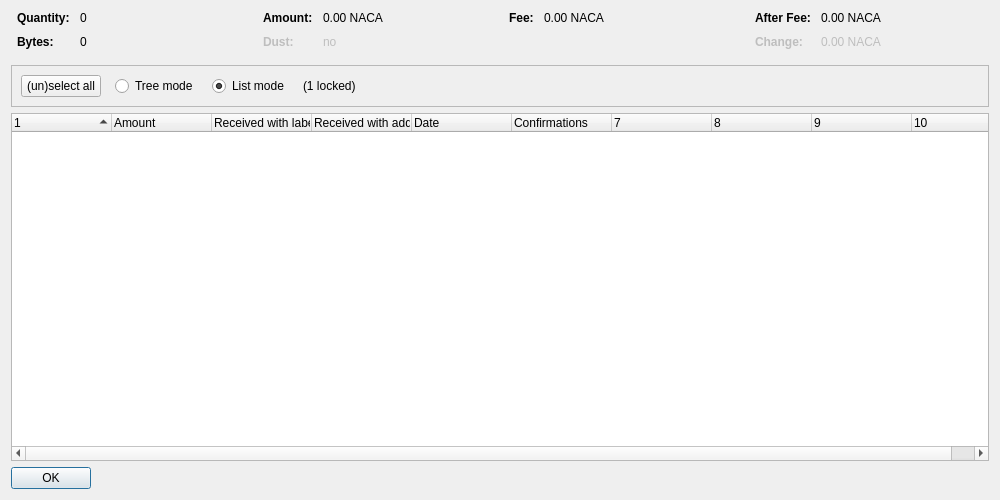
<?xml version="1.0" encoding="UTF-8"?>
<ui version="4.0">
 <class>CoinControlDialog</class>
 <widget class="QDialog" name="CoinControlDialog">
  <property name="geometry">
   <rect>
    <x>0</x>
    <y>0</y>
    <width>1000</width>
    <height>500</height>
   </rect>
  </property>
  <property name="windowTitle">
   <string>Coin Selection</string>
  </property>
  <layout class="QVBoxLayout" name="verticalLayout">
   <item>
    <layout class="QHBoxLayout" name="horizontalLayoutTop" stretch="0,0,0,0">
     <property name="topMargin">
      <number>0</number>
     </property>
     <property name="bottomMargin">
      <number>10</number>
     </property>
     <item>
      <layout class="QFormLayout" name="formLayoutCoinControl1">
       <property name="horizontalSpacing">
        <number>10</number>
       </property>
       <property name="verticalSpacing">
        <number>10</number>
       </property>
       <property name="leftMargin">
        <number>6</number>
       </property>
       <property name="rightMargin">
        <number>6</number>
       </property>
       <item row="0" column="0">
        <widget class="QLabel" name="labelCoinControlQuantityText">
         <property name="font">
          <font>
           <weight>75</weight>
           <bold>true</bold>
          </font>
         </property>
         <property name="text">
          <string>Quantity:</string>
         </property>
        </widget>
       </item>
       <item row="0" column="1">
        <widget class="QLabel" name="labelCoinControlQuantity">
         <property name="cursor">
          <cursorShape>IBeamCursor</cursorShape>
         </property>
         <property name="contextMenuPolicy">
          <enum>Qt::ActionsContextMenu</enum>
         </property>
         <property name="text">
          <string notr="true">0</string>
         </property>
         <property name="textInteractionFlags">
          <set>Qt::LinksAccessibleByMouse|Qt::TextSelectableByKeyboard|Qt::TextSelectableByMouse</set>
         </property>
        </widget>
       </item>
       <item row="1" column="0">
        <widget class="QLabel" name="labelCoinControlBytesText">
         <property name="font">
          <font>
           <weight>75</weight>
           <bold>true</bold>
          </font>
         </property>
         <property name="text">
          <string>Bytes:</string>
         </property>
        </widget>
       </item>
       <item row="1" column="1">
        <widget class="QLabel" name="labelCoinControlBytes">
         <property name="cursor">
          <cursorShape>IBeamCursor</cursorShape>
         </property>
         <property name="contextMenuPolicy">
          <enum>Qt::ActionsContextMenu</enum>
         </property>
         <property name="text">
          <string notr="true">0</string>
         </property>
         <property name="textInteractionFlags">
          <set>Qt::LinksAccessibleByMouse|Qt::TextSelectableByKeyboard|Qt::TextSelectableByMouse</set>
         </property>
        </widget>
       </item>
      </layout>
     </item>
     <item>
      <layout class="QFormLayout" name="formLayoutCoinControl2">
       <property name="horizontalSpacing">
        <number>10</number>
       </property>
       <property name="verticalSpacing">
        <number>10</number>
       </property>
       <property name="leftMargin">
        <number>6</number>
       </property>
       <property name="rightMargin">
        <number>6</number>
       </property>
       <item row="0" column="0">
        <widget class="QLabel" name="labelCoinControlAmountText">
         <property name="font">
          <font>
           <weight>75</weight>
           <bold>true</bold>
          </font>
         </property>
         <property name="text">
          <string>Amount:</string>
         </property>
        </widget>
       </item>
       <item row="0" column="1">
        <widget class="QLabel" name="labelCoinControlAmount">
         <property name="cursor">
          <cursorShape>IBeamCursor</cursorShape>
         </property>
         <property name="contextMenuPolicy">
          <enum>Qt::ActionsContextMenu</enum>
         </property>
         <property name="text">
          <string notr="true">0.00 NACA</string>
         </property>
         <property name="textInteractionFlags">
          <set>Qt::LinksAccessibleByMouse|Qt::TextSelectableByKeyboard|Qt::TextSelectableByMouse</set>
         </property>
        </widget>
       </item>
       <item row="1" column="0">
        <widget class="QLabel" name="labelCoinControlLowOutputText">
         <property name="enabled">
          <bool>false</bool>
         </property>
         <property name="font">
          <font>
           <weight>75</weight>
           <bold>true</bold>
          </font>
         </property>
         <property name="text">
          <string>Dust:</string>
         </property>
        </widget>
       </item>
       <item row="1" column="1">
        <widget class="QLabel" name="labelCoinControlLowOutput">
         <property name="enabled">
          <bool>false</bool>
         </property>
         <property name="cursor">
          <cursorShape>IBeamCursor</cursorShape>
         </property>
         <property name="contextMenuPolicy">
          <enum>Qt::ActionsContextMenu</enum>
         </property>
         <property name="text">
          <string notr="true">no</string>
         </property>
         <property name="textInteractionFlags">
          <set>Qt::LinksAccessibleByMouse|Qt::TextSelectableByKeyboard|Qt::TextSelectableByMouse</set>
         </property>
        </widget>
       </item>
      </layout>
     </item>
     <item>
      <layout class="QFormLayout" name="formLayoutCoinControl3">
       <property name="horizontalSpacing">
        <number>10</number>
       </property>
       <property name="verticalSpacing">
        <number>10</number>
       </property>
       <property name="leftMargin">
        <number>6</number>
       </property>
       <property name="rightMargin">
        <number>6</number>
       </property>
       <item row="0" column="0">
        <widget class="QLabel" name="labelCoinControlFeeText">
         <property name="font">
          <font>
           <weight>75</weight>
           <bold>true</bold>
          </font>
         </property>
         <property name="text">
          <string>Fee:</string>
         </property>
        </widget>
       </item>
       <item row="0" column="1">
        <widget class="QLabel" name="labelCoinControlFee">
         <property name="cursor">
          <cursorShape>IBeamCursor</cursorShape>
         </property>
         <property name="contextMenuPolicy">
          <enum>Qt::ActionsContextMenu</enum>
         </property>
         <property name="text">
          <string notr="true">0.00 NACA</string>
         </property>
         <property name="textInteractionFlags">
          <set>Qt::LinksAccessibleByMouse|Qt::TextSelectableByKeyboard|Qt::TextSelectableByMouse</set>
         </property>
        </widget>
       </item>
      </layout>
     </item>
     <item>
      <layout class="QFormLayout" name="formLayoutCoinControl4">
       <property name="horizontalSpacing">
        <number>10</number>
       </property>
       <property name="verticalSpacing">
        <number>10</number>
       </property>
       <property name="leftMargin">
        <number>6</number>
       </property>
       <property name="rightMargin">
        <number>6</number>
       </property>
       <item row="0" column="0">
        <widget class="QLabel" name="labelCoinControlAfterFeeText">
         <property name="font">
          <font>
           <weight>75</weight>
           <bold>true</bold>
          </font>
         </property>
         <property name="text">
          <string>After Fee:</string>
         </property>
        </widget>
       </item>
       <item row="0" column="1">
        <widget class="QLabel" name="labelCoinControlAfterFee">
         <property name="cursor">
          <cursorShape>IBeamCursor</cursorShape>
         </property>
         <property name="contextMenuPolicy">
          <enum>Qt::ActionsContextMenu</enum>
         </property>
         <property name="text">
          <string notr="true">0.00 NACA</string>
         </property>
         <property name="textInteractionFlags">
          <set>Qt::LinksAccessibleByMouse|Qt::TextSelectableByKeyboard|Qt::TextSelectableByMouse</set>
         </property>
        </widget>
       </item>
       <item row="1" column="0">
        <widget class="QLabel" name="labelCoinControlChangeText">
         <property name="enabled">
          <bool>false</bool>
         </property>
         <property name="font">
          <font>
           <weight>75</weight>
           <bold>true</bold>
          </font>
         </property>
         <property name="text">
          <string>Change:</string>
         </property>
        </widget>
       </item>
       <item row="1" column="1">
        <widget class="QLabel" name="labelCoinControlChange">
         <property name="enabled">
          <bool>false</bool>
         </property>
         <property name="cursor">
          <cursorShape>IBeamCursor</cursorShape>
         </property>
         <property name="contextMenuPolicy">
          <enum>Qt::ActionsContextMenu</enum>
         </property>
         <property name="text">
          <string notr="true">0.00 NACA</string>
         </property>
         <property name="textInteractionFlags">
          <set>Qt::LinksAccessibleByMouse|Qt::TextSelectableByKeyboard|Qt::TextSelectableByMouse</set>
         </property>
        </widget>
       </item>
      </layout>
     </item>
    </layout>
   </item>
   <item>
    <widget class="QFrame" name="frame">
     <property name="minimumSize">
      <size>
       <width>0</width>
       <height>40</height>
      </size>
     </property>
     <property name="frameShape">
      <enum>QFrame::StyledPanel</enum>
     </property>
     <property name="frameShadow">
      <enum>QFrame::Sunken</enum>
     </property>
     <layout class="QHBoxLayout" name="horizontalLayout">
      <item>
       <layout class="QHBoxLayout" name="horizontalLayoutPanel" stretch="0,0,0,0,0">
        <property name="spacing">
         <number>14</number>
        </property>
        <item>
         <widget class="QPushButton" name="pushButtonSelectAll">
          <property name="sizePolicy">
           <sizepolicy hsizetype="Maximum" vsizetype="Fixed">
            <horstretch>0</horstretch>
            <verstretch>0</verstretch>
           </sizepolicy>
          </property>
          <property name="text">
           <string>(un)select all</string>
          </property>
          <property name="autoDefault">
           <bool>false</bool>
          </property>
         </widget>
        </item>
        <item>
         <widget class="QRadioButton" name="radioTreeMode">
          <property name="sizePolicy">
           <sizepolicy hsizetype="Maximum" vsizetype="Fixed">
            <horstretch>0</horstretch>
            <verstretch>0</verstretch>
           </sizepolicy>
          </property>
          <property name="text">
           <string>Tree mode</string>
          </property>
         </widget>
        </item>
        <item>
         <widget class="QRadioButton" name="radioListMode">
          <property name="sizePolicy">
           <sizepolicy hsizetype="Maximum" vsizetype="Fixed">
            <horstretch>0</horstretch>
            <verstretch>0</verstretch>
           </sizepolicy>
          </property>
          <property name="text">
           <string>List mode</string>
          </property>
          <property name="checked">
           <bool>true</bool>
          </property>
         </widget>
        </item>
        <item>
         <widget class="QLabel" name="labelLocked">
          <property name="text">
           <string notr="true">(1 locked)</string>
          </property>
         </widget>
        </item>
        <item>
         <spacer name="horizontalSpacer">
          <property name="orientation">
           <enum>Qt::Horizontal</enum>
          </property>
          <property name="sizeHint" stdset="0">
           <size>
            <width>40</width>
            <height>20</height>
           </size>
          </property>
         </spacer>
        </item>
       </layout>
      </item>
     </layout>
    </widget>
   </item>
   <item>
    <widget class="CoinControlTreeWidget" name="treeWidget">
     <property name="contextMenuPolicy">
      <enum>Qt::CustomContextMenu</enum>
     </property>
     <property name="sortingEnabled">
      <bool>false</bool>
     </property>
     <property name="columnCount">
      <number>10</number>
     </property>
     <attribute name="headerShowSortIndicator" stdset="0">
      <bool>true</bool>
     </attribute>
     <attribute name="headerStretchLastSection">
      <bool>false</bool>
     </attribute>
     <column>
      <property name="text">
       <string/>
      </property>
     </column>
     <column>
      <property name="text">
       <string>Amount</string>
      </property>
     </column>
     <column>
      <property name="text">
       <string>Received with label</string>
      </property>
     </column>
     <column>
      <property name="text">
       <string>Received with address</string>
      </property>
     </column>
     <column>
      <property name="text">
       <string>Date</string>
      </property>
     </column>
     <column>
      <property name="text">
       <string>Confirmations</string>
      </property>
      <property name="toolTip">
       <string>Confirmed</string>
      </property>
     </column>
     <column>
      <property name="text">
       <string/>
      </property>
     </column>
     <column>
      <property name="text">
       <string/>
      </property>
     </column>
     <column>
      <property name="text">
       <string/>
      </property>
     </column>
     <column>
      <property name="text">
       <string/>
      </property>
     </column>
    </widget>
   </item>
   <item>
    <widget class="QDialogButtonBox" name="buttonBox">
     <property name="sizePolicy">
      <sizepolicy hsizetype="Maximum" vsizetype="Fixed">
       <horstretch>0</horstretch>
       <verstretch>0</verstretch>
      </sizepolicy>
     </property>
     <property name="orientation">
      <enum>Qt::Horizontal</enum>
     </property>
     <property name="standardButtons">
      <set>QDialogButtonBox::Ok</set>
     </property>
    </widget>
   </item>
  </layout>
 </widget>
 <customwidgets>
  <customwidget>
   <class>CoinControlTreeWidget</class>
   <extends>QTreeWidget</extends>
   <header>qt/coincontroltreewidget.h</header>
  </customwidget>
 </customwidgets>
 <resources/>
 <connections/>
</ui>
